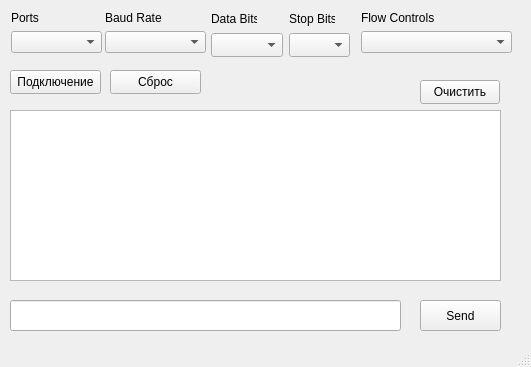
<?xml version="1.0" encoding="UTF-8"?>
<ui version="4.0">
 <class>MainWindow</class>
 <widget class="QMainWindow" name="MainWindow">
  <property name="geometry">
   <rect>
    <x>0</x>
    <y>0</y>
    <width>531</width>
    <height>367</height>
   </rect>
  </property>
  <property name="windowTitle">
   <string>MainWindow</string>
  </property>
  <widget class="QWidget" name="centralwidget">
   <widget class="QLabel" name="label_3">
    <property name="geometry">
     <rect>
      <x>211</x>
      <y>11</y>
      <width>46</width>
      <height>16</height>
     </rect>
    </property>
    <property name="text">
     <string>Data Bits</string>
    </property>
   </widget>
   <widget class="QTextBrowser" name="textBrowser">
    <property name="geometry">
     <rect>
      <x>10</x>
      <y>110</y>
      <width>491</width>
      <height>171</height>
     </rect>
    </property>
   </widget>
   <widget class="QLineEdit" name="lineE">
    <property name="geometry">
     <rect>
      <x>10</x>
      <y>300</y>
      <width>391</width>
      <height>31</height>
     </rect>
    </property>
   </widget>
   <widget class="QPushButton" name="pushButton">
    <property name="geometry">
     <rect>
      <x>420</x>
      <y>300</y>
      <width>81</width>
      <height>31</height>
     </rect>
    </property>
    <property name="text">
     <string>Send</string>
    </property>
   </widget>
   <widget class="QPushButton" name="ConB">
    <property name="geometry">
     <rect>
      <x>10</x>
      <y>70</y>
      <width>91</width>
      <height>24</height>
     </rect>
    </property>
    <property name="text">
     <string>Подключение</string>
    </property>
   </widget>
   <widget class="QPushButton" name="CloseB">
    <property name="geometry">
     <rect>
      <x>110</x>
      <y>70</y>
      <width>91</width>
      <height>24</height>
     </rect>
    </property>
    <property name="text">
     <string>Сброс</string>
    </property>
   </widget>
   <widget class="QPushButton" name="pushButton_4">
    <property name="geometry">
     <rect>
      <x>420</x>
      <y>80</y>
      <width>80</width>
      <height>24</height>
     </rect>
    </property>
    <property name="text">
     <string>Очистить</string>
    </property>
   </widget>
   <widget class="QLabel" name="LABEL">
    <property name="geometry">
     <rect>
      <x>220</x>
      <y>70</y>
      <width>151</width>
      <height>31</height>
     </rect>
    </property>
    <property name="text">
     <string/>
    </property>
   </widget>
   <widget class="QWidget" name="">
    <property name="geometry">
     <rect>
      <x>11</x>
      <y>11</y>
      <width>91</width>
      <height>48</height>
     </rect>
    </property>
    <layout class="QFormLayout" name="formLayout">
     <item row="0" column="0">
      <widget class="QLabel" name="label">
       <property name="text">
        <string>Ports</string>
       </property>
      </widget>
     </item>
     <item row="1" column="0" colspan="2">
      <widget class="QComboBox" name="PortB"/>
     </item>
    </layout>
   </widget>
   <widget class="QWidget" name="">
    <property name="geometry">
     <rect>
      <x>105</x>
      <y>11</y>
      <width>101</width>
      <height>48</height>
     </rect>
    </property>
    <layout class="QFormLayout" name="formLayout_2">
     <item row="0" column="0">
      <widget class="QLabel" name="label_2">
       <property name="text">
        <string>Baud Rate</string>
       </property>
      </widget>
     </item>
     <item row="1" column="0" colspan="2">
      <widget class="QComboBox" name="BaudRatesB"/>
     </item>
    </layout>
   </widget>
   <widget class="QWidget" name="">
    <property name="geometry">
     <rect>
      <x>361</x>
      <y>11</y>
      <width>151</width>
      <height>48</height>
     </rect>
    </property>
    <layout class="QFormLayout" name="formLayout_5">
     <item row="1" column="0" colspan="2">
      <widget class="QComboBox" name="FlowBox"/>
     </item>
     <item row="0" column="0" colspan="2">
      <widget class="QLabel" name="label_4">
       <property name="text">
        <string>Flow Controls</string>
       </property>
      </widget>
     </item>
    </layout>
   </widget>
   <widget class="QLabel" name="label_5">
    <property name="geometry">
     <rect>
      <x>289</x>
      <y>11</y>
      <width>46</width>
      <height>16</height>
     </rect>
    </property>
    <property name="text">
     <string>Stop Bits</string>
    </property>
   </widget>
   <widget class="QComboBox" name="StopBitBox">
    <property name="geometry">
     <rect>
      <x>289</x>
      <y>33</y>
      <width>61</width>
      <height>24</height>
     </rect>
    </property>
   </widget>
   <widget class="QComboBox" name="DataBitBox">
    <property name="geometry">
     <rect>
      <x>211</x>
      <y>33</y>
      <width>72</width>
      <height>24</height>
     </rect>
    </property>
   </widget>
  </widget>
  <widget class="QStatusBar" name="statusbar"/>
 </widget>
 <resources/>
 <connections>
  <connection>
   <sender>pushButton_4</sender>
   <signal>clicked()</signal>
   <receiver>textBrowser</receiver>
   <slot>clear()</slot>
   <hints>
    <hint type="sourcelabel">
     <x>446</x>
     <y>99</y>
    </hint>
    <hint type="destinationlabel">
     <x>444</x>
     <y>116</y>
    </hint>
   </hints>
  </connection>
 </connections>
</ui>
